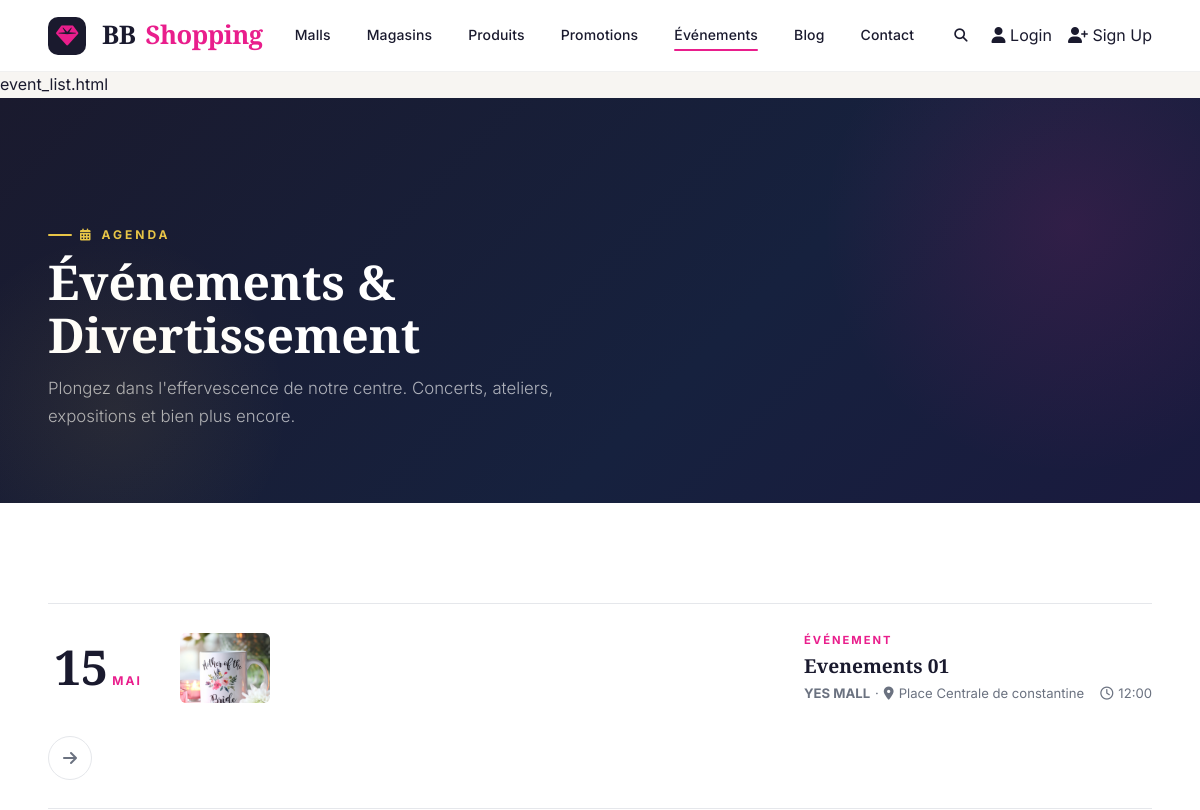
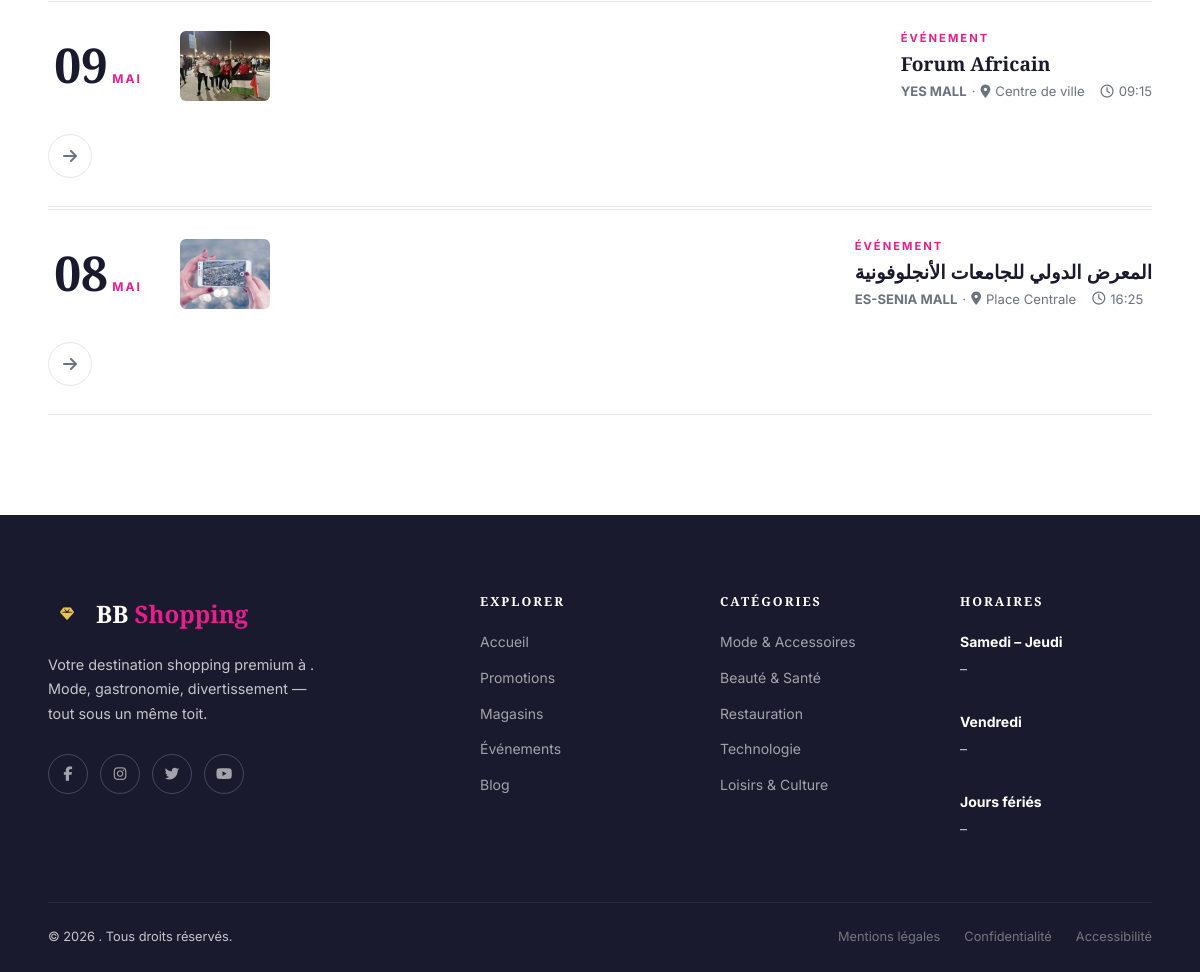
Screenshot of /events/ with the database file from the repository (2 pictures, top to bottom).
### centre_commercial/models.py (models this page shows, shortened)
class Event(models.Model):
    mall = models.ForeignKey(Mall, on_delete=models.SET_NULL, null=True, blank=True, related_name='events')
    title = models.CharField(max_length=200, verbose_name="Title")
    slug = models.SlugField(unique=True, blank=True)
    date = models.DateTimeField(verbose_name="Date")
    description = models.TextField(blank=True, verbose_name="Description")
    image = models.ImageField(upload_to='events/', verbose_name="Image")
    location = models.CharField(max_length=200, default="Place Centrale", verbose_name="Location")
    created_at = models.DateTimeField(auto_now_add=True)
    start_event = models.DateTimeField(verbose_name="Start event")
    end_event = models.DateTimeField(verbose_name="End event")
    class Meta:
        verbose_name = "Event"
        verbose_name_plural = "Events"
    @property
    def imageURL(self):
        return self.image.url if self.image else ""

class Mall(models.Model):
    CITIES = [
        ('constantine', 'Constantine'),
        ('alger', 'Alger'),
        ('oran', 'Oran'),
        ('annaba', 'Annaba'),
        ('setif', 'Sétif'),
        ('autre', 'Autre'),
    ]
    manager = models.ForeignKey(User,on_delete=models.CASCADE, null=True, blank=True, related_name='malls')
    name = models.CharField(max_length=200)
    slug = models.SlugField(unique=True, blank=True)
    city = models.CharField(max_length=50, choices=CITIES)
    region = models.CharField(max_length=100)
    address = models.CharField(max_length=300)
    image = models.ImageField(upload_to='malls/', blank=True, null=True)
    bg_color = models.CharField(max_length=200, default="linear-gradient(135deg,#1a1a2e,#2d1f6e)",
                                  verbose_name="Gradient CSS (fallback image)",
                                  help_text="Ex: linear-gradient(135deg,#1a1a2e,#e91e8c)")
    description_short = models.CharField(max_length=180, blank=True)
    description = models.TextField(blank=True, default="Description of the mall", help_text="Description of the mall", verbose_name="Description")
    is_actif = models.BooleanField(default=False)
    is_open = models.BooleanField(default=True)
    is_featured = models.BooleanField(default=False)
    badge           = models.CharField(max_length=40, blank=True, verbose_name="Badge (ex: New, Phare)")
    observation     = models.TextField(blank=True, default="", help_text="En cas de fermeture ou autre",verbose_name="Observation",)
    phone        = models.CharField(max_length=20, blank=True, null=True, verbose_name="Phone")
    email            = models.EmailField(blank=True, null=True)
    website         = models.URLField(blank=True, null=True)
    opening_time = models.TimeField()
    closing_time = models.TimeField()
    number_of_shops = models.IntegerField(default=0)
    number_of_parking_spaces = models.IntegerField(default=0)
    created_at = models.DateTimeField(auto_now_add=True)
    updated_at = models.DateTimeField(auto_now=True)
    opening_date = models.DateField(blank=True, null=True, verbose_name="Opening date (if future)")
    class Meta:
        verbose_name = "Centre Commercial (Mall)"
        verbose_name_plural = "Centres Commerciaux (Malls)"
        ordering = ['-is_featured', 'name']

### centre_commercial/views.py (the view)
# urls.py: path('events/', views.EventListView.as_view(), name='events_all'),
class EventListView(ListView):
    model = Event
    template_name = 'mall/event_list.html'
    context_object_name = 'events'
    ordering = ['-date']
    def get_queryset(self):
        self.mall_slug = self.kwargs.get('slug')
        self.mall = None
        if self.mall_slug:
            self.mall = get_object_or_404(Mall, slug=self.mall_slug)
            return Event.objects.filter(mall=self.mall).order_by('-date')
        return Event.objects.all().order_by('-date')
    def get_context_data(self, **kwargs):
        context = super().get_context_data(**kwargs)
        context['mall'] = self.mall
        return context

### centre_commercial/context_processors.py (called while the page is built)
def cart_processor(request):
    cart_count = 0
    if request.user.is_authenticated:
        order = Order.objects.filter(user=request.user, status='pending').first()
        if order:
            cart_count = sum(item.quantity for item in order.items.all())
    return {
        'cart_count': cart_count
    }

def wishlist_processor(request):
    wishlist_count = 0
    mall_slug = None
    if request.user.is_authenticated:
        wishlist = getattr(request.user, 'wishlist', None)
        if wishlist:
            wishlist_count = wishlist.products.count()
    if request.resolver_match:
        mall_slug = request.resolver_match.kwargs.get('mall_slug')
    return {
        'wishlist_count': wishlist_count,
        'mall_slug': mall_slug
    }

### templates/mall/event_list.html (shortened to what this page needs)
{% extends 'base.html' %}
{% block content %}
event_list.html
<section class="ym-page-hero">
  <div class="ym-container">
    <p class="ym-eyebrow"><i class="fas fa-calendar-alt"></i> Agenda</p>
    <h1 class="ym-section-title">Événements &amp; Divertissement</h1>
    <p class="ym-section-subtitle">Plongez dans l'effervescence de notre centre. Concerts, ateliers, expositions et bien plus encore.</p>
  </div>
</section>
<section class="ym-section ym-section--light">
  <div class="ym-container">
    <div class="ym-events-row ym-reveal">
      {% for event in events %}
        <div style="position: relative;">
        {% if mall %}
          <a href="{% url 'event_detail' mall.slug event.slug %}" class="ym-event-item">
        {% else %}
          {% if event.mall %}
            <a href="{% url 'event_detail' event.mall.slug event.slug %}" class="ym-event-item">
          {% else %}
            <a href="{% url 'events_all' %}" class="ym-event-item">
          {% endif %}
        {% endif %}
        <div class="ym-event-item__date">
          <span class="ym-event-item__day">{{ event.date|date:"d" }}</span>
          <span class="ym-event-item__month">{{ event.date|date:"M" }}</span>
        </div>
        {% if event.imageURL %}
        <img src="{{ event.imageURL }}" class="ym-event-item__image" alt="{{ event.title }}">
        {% else %}
        <div class="ym-event-item__image-placeholder">
          <i class="fas fa-calendar-star"></i>
        </div>
        {% endif %}
        <div class="ym-event-item__info">
          <p class="ym-event-item__category">Événement</p>
          <h2 class="ym-event-item__title">{{ event.title }}</h2>
          <p class="ym-event-item__location">
            {% if not mall and event.mall %}
              <strong>{{ event.mall.name }}</strong> ·
            {% endif %}
            <i class="fas fa-map-marker-alt"></i> {{ event.location }}
            &nbsp;&nbsp;<i class="far fa-clock"></i> {{ event.date|date:"H:i" }}
          </p>
        </div>
        <div class="ym-event-item__arrow">
          <i class="fas fa-arrow-right"></i>
        </div>
      </a>
      </div>
      {% empty %}
      <div class="ym-empty">
        <i class="fas fa-calendar-times"></i>
        <p>Aucun événement n'est prévu pour le moment. Revenez bientôt !</p>
      </div>
      {% endfor %}
    </div>
  </div>
</section>
{% endblock %}

### static/css/main.css (style rules this page uses)
:root { --color-primary: #1a1a2e; --color-secondary: #16213e; --color-accent: #e8c547; --color-accent2: #c9a227; --color-pink: #e91e8c; --color-surface: #ffffff; --color-bg: #f7f5f2; --color-text: #1a1a2e; --color-muted: #6b7280; --color-border: #e5e7eb; --font-display: 'Playfair Display', Georgia, serif; --font-body: 'Inter', system-ui, sans-serif; --radius-sm: 6px; --radius-md: 12px; --radius-lg: 20px; --radius-xl: 32px; --shadow-sm: 0 2px 8px rgba(0,0,0,.06); --shadow-md: 0 8px 30px rgba(0,0,0,.10); --shadow-lg: 0 20px 60px rgba(0,0,0,.15); --shadow-xl: 0 30px 80px rgba(0,0,0,.20); --transition: 0.3s cubic-bezier(0.4, 0, 0.2, 1); --transition-slow: 0.6s cubic-bezier(0.4, 0, 0.2, 1); }
*, *::before, *::after { box-sizing: border-box; margin: 0; padding: 0; }
html { scroll-behavior: smooth; }
body { font-family: var(--font-body); background-color: var(--color-bg); color: var(--color-text); overflow-x: hidden; line-height: 1.6; }
h1, h2, h3, h4, h5 { font-family: var(--font-display); line-height: 1.2; font-weight: 700; }
a { color: inherit; text-decoration: none; }
img { max-width: 100%; display: block; }
.ym-section { padding: 100px 0; }
.ym-section--light { background: #fff; }
.ym-container { width: 100%; max-width: 1380px; margin: 0 auto; padding: 0 48px; }
.ym-eyebrow { display: inline-flex; align-items: center; gap: 8px; font-size: 0.75rem; font-weight: 700; letter-spacing: 3px; text-transform: uppercase; color: var(--color-pink); margin-bottom: 12px; }
.ym-eyebrow::before { content: ''; width: 24px; height: 2px; background: currentColor; border-radius: 2px; }
.ym-section-title { font-family: var(--font-display); font-size: clamp(2rem, 4vw, 3.2rem); color: inherit; line-height: 1.1; }
.ym-section-subtitle { color: var(--color-muted); font-size: 1.05rem; font-weight: 300; margin-top: 12px; max-width: 520px; line-height: 1.7; }
.ym-events-row { display: flex; flex-direction: column; gap: 2px; }
.ym-event-item { display: grid; grid-template-columns: 100px 1fr auto; align-items: center; gap: 32px; padding: 28px 0; border-bottom: 1px solid var(--color-border); transition: all var(--transition); cursor: pointer; }
.ym-event-item:first-child { border-top: 1px solid var(--color-border); }
.ym-event-item__date { text-align: center; }
.ym-event-item__day { font-family: var(--font-display); font-size: 3rem; font-weight: 900; color: var(--color-primary); line-height: 1; }
.ym-event-item__month { font-size: 0.75rem; font-weight: 700; color: var(--color-pink); letter-spacing: 2px; text-transform: uppercase; }
.ym-event-item__image { width: 90px; height: 70px; border-radius: var(--radius-sm); object-fit: cover; flex-shrink: 0; }
.ym-event-item__info { flex: 1; }
.ym-event-item__category { font-size: 0.7rem; font-weight: 700; letter-spacing: 2px; text-transform: uppercase; color: var(--color-pink); margin-bottom: 4px; }
.ym-event-item__title { font-family: var(--font-display); font-size: 1.2rem; font-weight: 700; color: var(--color-text); margin-bottom: 4px; line-height: 1.3; }
.ym-event-item__location { font-size: 0.82rem; color: var(--color-muted); display: flex; align-items: center; gap: 5px; }
.ym-event-item__arrow { width: 44px; height: 44px; border-radius: 50%; border: 1.5px solid var(--color-border); display: flex; align-items: center; justify-content: center; color: var(--color-muted); transition: all var(--transition); flex-shrink: 0; }
.ym-reveal { opacity: 0; transform: translateY(40px); transition: opacity 0.7s ease, transform 0.7s ease; }
.ym-reveal.visible { opacity: 1; transform: translateY(0); }
.ym-page-hero { background: linear-gradient(135deg, var(--color-primary) 0%, #16213e 60%, #1a1a3e 100%); padding: 120px 0 72px; position: relative; overflow: hidden; }
.ym-page-hero::before { content: ''; position: absolute; top: -30%; right: -10%; width: 500px; height: 500px; background: radial-gradient(circle, rgba(233,30,140,0.12) 0%, transparent 70%); pointer-events: none; }
.ym-page-hero::after { content: ''; position: absolute; bottom: -20%; left: -5%; width: 350px; height: 350px; background: radial-gradient(circle, rgba(232,197,71,0.08) 0%, transparent 70%); pointer-events: none; }
.ym-page-hero .ym-eyebrow { color: var(--color-accent); }
.ym-page-hero .ym-section-title { color: #fff; max-width: 700px; }
.ym-page-hero .ym-section-subtitle { color: rgba(255,255,255,0.65); }

### rows the page displays
Event: date "15", date "MAI", imageURL (picture), title "Evenements 01", mall.name "YES MALL", location "Place Centrale de constantine", date "12:00"
Event: date "09", date "MAI", imageURL (picture), title "Forum Africain", mall.name "YES MALL", location "Centre de ville", date "09:15"
Event: date "08", date "MAI", imageURL (picture), title "المعرض الدولي للجامعات الأنجلوفونية", mall.name "ES-SENIA MALL", location "Place Centrale", date "16:25"
